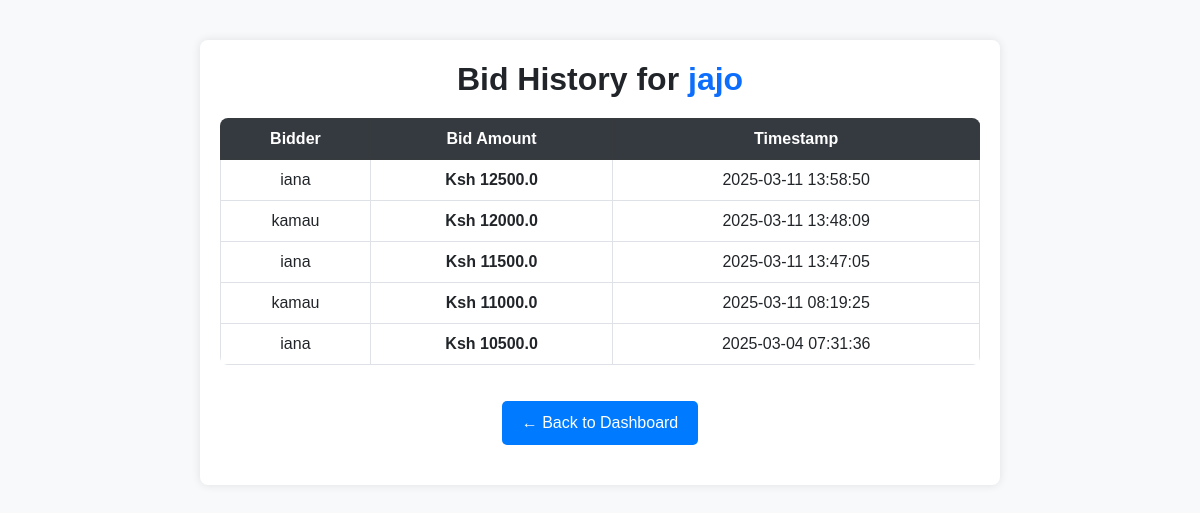
/admin/bids/history/1, run on the app's committed database.
### models.py (models this page shows)
class AuctionItem(db.Model):
    id = db.Column(db.Integer, primary_key=True)
    title = db.Column(db.String(100), nullable=False)
    description = db.Column(db.Text, nullable=False)
    starting_price = db.Column(db.Float, nullable=False)
    image = db.Column(db.String(100), nullable=True)
    end_time = db.Column(db.DateTime(timezone=True), nullable=False, default=lambda: datetime.now(timezone.utc))
    bids = db.relationship('Bid', backref='auction_item', lazy=True)
    category = db.Column(db.String(50), nullable=False)  # New field for category
    additional_images = db.relationship('AdditionalImage', back_populates='auction_item', cascade="all, delete-orphan")
    serial_number = db.Column(db.String(50), nullable=True)
    model = db.Column(db.String(50), nullable=True)
    year_of_manufacture = db.Column(db.String(4), nullable=True)
    color = db.Column(db.String(30), nullable=True)
    primary_damage = db.Column(db.String(50), nullable=True)
    secondary_damage = db.Column(db.String(50), nullable=True)
    VIN = db.Column(db.String(17), nullable=True)
    odometer = db.Column(db.Integer, nullable=True)
    working = db.Column(db.String(10), nullable=True)  # Yes/No/Not Applicable
    sale_status = db.Column(db.String(20), default='Open')  # Open, Closed, or Sold

class Bid(db.Model):
    id = db.Column(db.Integer, primary_key=True)
    user_id = db.Column(db.Integer, db.ForeignKey('user.id'), nullable=False)
    auction_id = db.Column(db.Integer, db.ForeignKey('auction_item.id'), nullable=False)
    bid_amount = db.Column(db.Float, nullable=False)
    timestamp = db.Column(db.DateTime, default=datetime.now)
    user = db.relationship('User', backref='bids')

class User(UserMixin, db.Model):
    id = db.Column(db.Integer, primary_key=True)
    username = db.Column(db.String(50), unique=True, nullable=False)
    password = db.Column(db.String(100), nullable=False)
    is_admin = db.Column(db.Boolean, default=False)

### app.py (the view)
@app.route('/admin/bids/history/<int:item_id>')
def view_bid_history(item_id):
    auction = AuctionItem.query.get(item_id)  # Fetch auction item
    if not auction:
        abort(404)  # Handle the case where the auction item does not exist
    bids = Bid.query.filter_by(auction_id=item_id).order_by(Bid.timestamp.desc()).all()
    return render_template('view_bid_history.html', bids=bids, item_id=item_id, auction=auction)

### app.py (called while the page is built)
@app.context_processor
def inject_user_model():
    from models import User  # Import your User model here
    return dict(User=User)

### templates/view_bid_history.html (shortened to what this page needs)
<!DOCTYPE html>
<html lang="en">
<head>
    <link href="https://cdn.jsdelivr.net/npm/bootstrap@5.3.0/dist/css/bootstrap.min.css" rel="stylesheet">
</head>
<body>
<div class="container">
    <h2>Bid History for <span class="text-primary">{{ auction.title }}</span></h2>
    <div class="table-responsive">
        <table class="table table-bordered table-hover">
            <thead class="table-dark">
                <tr>
                    <th>Bidder</th>
                    <th>Bid Amount</th>
                    <th>Timestamp</th>
                </tr>
            </thead>
            <tbody>
                {% for bid in bids %}
                <tr>
                    <td>{{ bid.user.username }}</td>
                    <td class="bid-amount">Ksh {{ bid.bid_amount|round(2) }}</td>
                    <td>{{ bid.timestamp.strftime('%Y-%m-%d %H:%M:%S') }}</td>
                </tr>
                {% endfor %}
            </tbody>
        </table>
    </div>
    <a href="{{ url_for('admin_bid_management') }}" class="btn-back">← Back to Dashboard</a>
</div>
</body>
</html>

### templates/view_bid_history.html (style rules this page uses)
body { background-color: #f8f9fa; font-family: Arial, sans-serif; }
.container { max-width: 800px; margin: 40px auto; background: #ffffff; padding: 20px; border-radius: 8px; box-shadow: 0px 0px 10px rgba(0, 0, 0, 0.1); }
h2 { text-align: center; margin-bottom: 20px; font-weight: bold; }
.table { background: #fff; border-radius: 8px; overflow: hidden; }
.table th { background-color: #343a40; color: #fff; text-align: center; }
.table td { text-align: center; vertical-align: middle; }
.bid-amount { font-weight: bold; color: #28a745; }
.btn-back { display: block; width: fit-content; margin: 20px auto; text-decoration: none; color: #fff; background-color: #007bff; padding: 10px 20px; border-radius: 5px; text-align: center; }

### data on the page
AuctionItem: title "jajo"
Bid: user.username "iana", bid_amount "12500.0", timestamp "2025-03-11 13:58:50"
Bid: user.username "kamau", bid_amount "12000.0", timestamp "2025-03-11 13:48:09"
Bid: user.username "iana", bid_amount "11500.0", timestamp "2025-03-11 13:47:05"
Bid: user.username "kamau", bid_amount "11000.0", timestamp "2025-03-11 08:19:25"
Bid: user.username "iana", bid_amount "10500.0", timestamp "2025-03-04 07:31:36"
